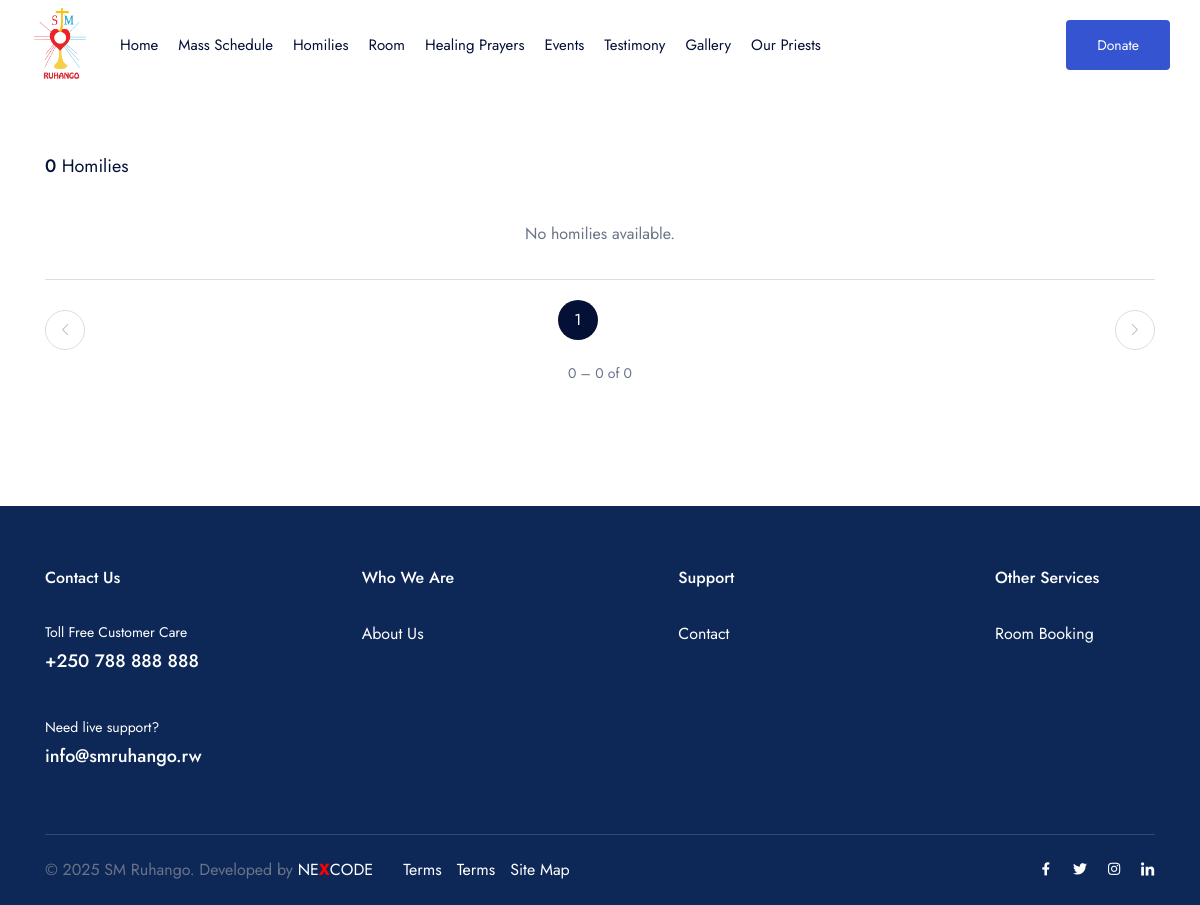
/homilies/, run on an earlier commit of the app's database.
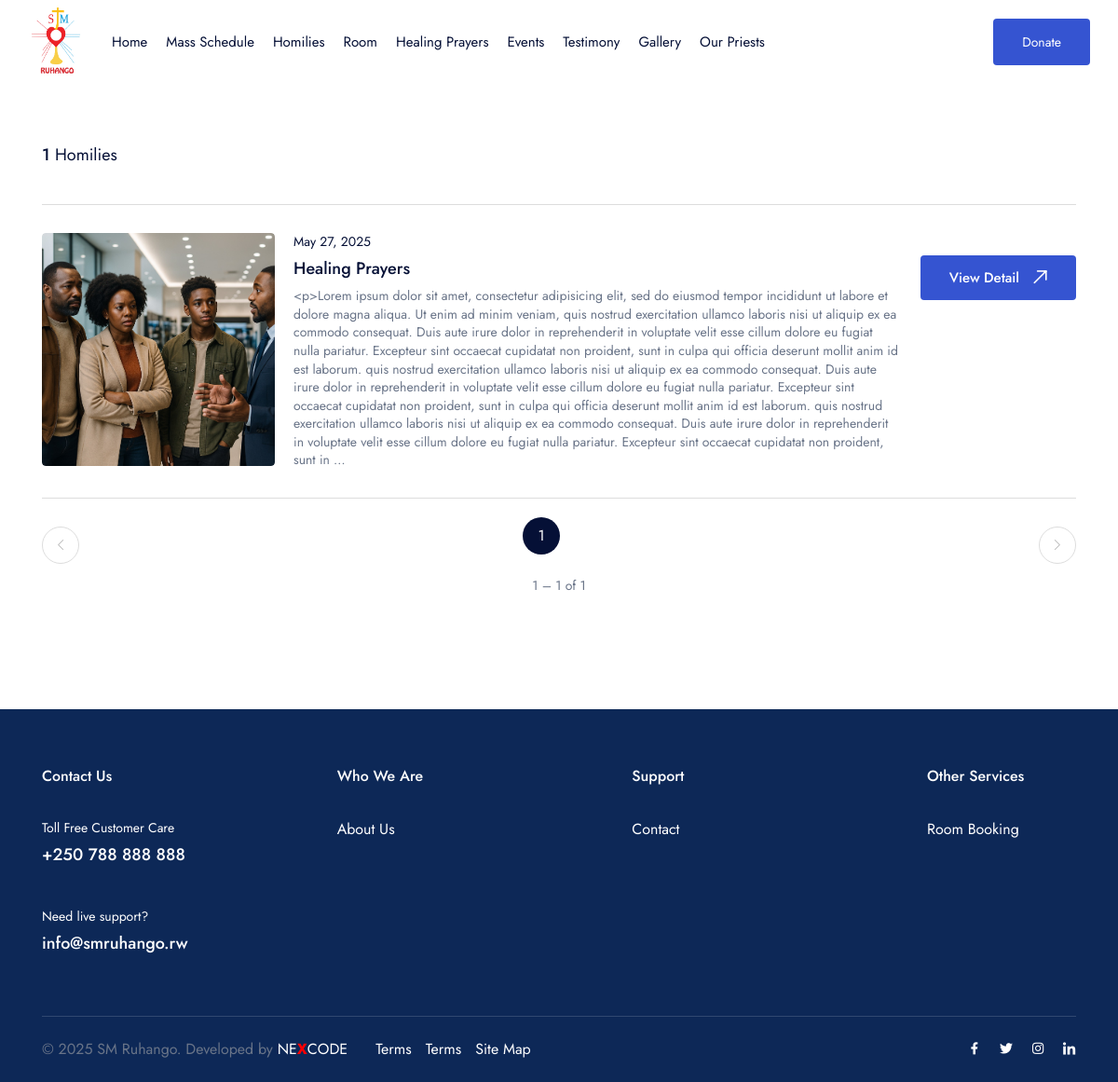
And on a later commit of the database.
### base/models.py (models this page shows, shortened)
class Homily(models.Model):
    published_at = models.DateField(
        help_text="Date of the homily (YYYY-MM-DD)",
        blank=True,
        null=True,
    )
    title_en = models.CharField(max_length=200, help_text="Title in English")
    title_fr = models.CharField(max_length=200, help_text="Titre en Français")
    title_rw = models.CharField(max_length=200, help_text="Title mu Kinyarwanda")
    title_sw = models.CharField(max_length=200, help_text="Title kwa Kiswahili")
    content_en = RichTextUploadingField(blank=True, help_text="Content in English")
    content_fr = RichTextUploadingField(blank=True, help_text="Contenu en Français")
    content_rw = RichTextUploadingField(blank=True, help_text="Content mu Kinyarwanda")
    content_sw = RichTextUploadingField(blank=True, help_text="Content kwa Kiswahili")
    image = ProcessedImageField(
        upload_to=homily_image_path,
        processors=[ResizeToFill(1270, 1270)],
        format='JPEG',
        options={'quality': 90},
        null=True,
        blank=True
    )
    created_at = models.DateTimeField(auto_now_add=True)
    updated_at = models.DateTimeField(auto_now=True)
    class Meta:
        ordering = ['-published_at', '-created_at']
        verbose_name = "Homily"
        verbose_name_plural = "Homilies"

### base/views.py (the view)
# urls.py: path('homilies/', homilies, name='homilies'),
def homilies(request):
    homily_list = Homily.objects.all().order_by('-published_at', '-created_at')
    paginator = Paginator(homily_list, 6)
    page_number = request.GET.get('page', 1)
    try:
        page_obj = paginator.page(page_number)
    except PageNotAnInteger:
        page_obj = paginator.page(1)
    except EmptyPage:
        page_obj = paginator.page(paginator.num_pages)
    current = page_obj.number
    total   = paginator.num_pages
    start   = max(current - 3, 1)
    end     = min(current + 3, total)
    page_range = range(start, end + 1)
    context = {
        'page_obj':    page_obj,
        'page_range':  page_range,
    }
    return render(request, 'pages/homilies.html', context)

### templates/pages/homilies.html (shortened to what the changed rows need)
{% extends 'layouts/app.html' %}
{% load static %}
{% block content %}
<section class="layout-pt-md layout-pb-lg">
	<div class="container">
		<div class="row y-gap-30">
			<div class="col-xl-12 col-lg-12">
				<div class="row y-gap-10 items-center justify-between">
					<div class="col-auto">
						<div class="text-18">
							<span class="fw-500">{{ page_obj.paginator.count }}</span>
							{% if request.session.lang == "fr" %}
								Homélies
							{% elif request.session.lang == "rw" %}
								Inyigisho
							{% elif request.session.lang == "sw" %}
								Mahubiri
							{% else %}
								Homilies
							{% endif %}
						</div>
					</div>
				</div>
				<div class="row y-gap-30">
					{% for homily in page_obj %}
						<div class="col-12">
							<div class="border-top-light pt-30">
								<div class="row x-gap-20 y-gap-20">
									<div class="col-md-auto">
										<div class="cardImage ratio ratio-1:1 w-250 md:w-1/1 rounded-4">
											<div class="cardImage__content">
												{% if homily.image %}
													<img class="rounded-4 col-12" src="{{ homily.image.url }}" alt="Homily image">
												{% else %}
													<img class="rounded-4 col-12" src="https://th.bing.com/th/id/R.7e8731768b177cb71531b1a99f099b1d?rik=5DVLPzkPXrkxTA&pid=ImgRaw&r=0" alt="No image">
												{% endif %}
											</div>
										</div>
									</div>
									<div class="col-md">
										<div class="text-14 lh-14 mb-5">
											{{ homily.published_at|date:"F j, Y" }}
										</div>
										<h3 class="text-18 lh-16 fw-500">
											{% if request.session.lang == "fr" %}
												{{ homily.title_fr }}
											{% elif request.session.lang == "rw" %}
												{{ homily.title_rw }}
											{% elif request.session.lang == "sw" %}
												{{ homily.title_sw }}
											{% else %}
												{{ homily.title_en }}
											{% endif %}
										</h3>
										<p class="text-14 lh-14 mt-5">
											{% if request.session.lang == "fr" %}
												{{ homily.content_fr|truncatewords:150 }}
											{% elif request.session.lang == "rw" %}
												{{ homily.content_rw|truncatewords:150 }}
											{% elif request.session.lang == "sw" %}
												{{ homily.content_sw|truncatewords:150 }}
											{% else %}
												{{ homily.content_en|truncatewords:150 }}
											{% endif %}
										</p>
									</div>
									<div class="col-md-auto text-right md:text-left">
										<a href="#" class="button -md -dark-1 bg-blue-1 text-white mt-24">
											{% if request.session.lang == "fr" %}
												Voir Détails
											{% elif request.session.lang == "rw" %}
												Reba ibisobanuro
											{% elif request.session.lang == "sw" %}
												Angalia Maelezo
											{% else %}
												View Detail
											{% endif %}
											<div class="icon-arrow-top-right ml-15"></div>
										</a>
									</div>
								</div>
							</div>
						</div>
					{% empty %}
						<div class="col-12 text-center text-light-1">
							{% if request.session.lang == "fr" %}
								Aucune homélie disponible.
							{% elif request.session.lang == "rw" %}
								Nta nyigisho ziboneka.
							{% elif request.session.lang == "sw" %}
								Hakuna mahubiri zinapatikana.
							{% else %}
								No homilies available.
							{% endif %}
						</div>
					{% endfor %}
				</div>
				<div class="border-top-light mt-30 pt-30">
					<div class="row x-gap-10 y-gap-20 justify-between md:justify-center">
						<div class="col-md-auto md:order-3">
							<div class="row x-gap-20 y-gap-20 items-center">
								{% for num in page_range %}
									{% if page_obj.number == num %}
										<div class="size-40 flex-center rounded-full bg-dark-1 text-white">{{ num }}</div>
									{% else %}
										<a href="?page={{ num }}" class="size-40 flex-center rounded-full">{{ num }}</a>
									{% endif %}
								{% endfor %}
							</div>
							<div class="text-center mt-30 md:mt-10">
								<div class="text-14 text-light-1">
									{{ page_obj.start_index }} – {{ page_obj.end_index }} of {{ page_obj.paginator.count }}
								</div>
							</div>
						</div>
					</div>
				</div>
			</div>
		</div>
	</div>
</section>
{% endblock content %}

What changed in the data, as far as the page shows it:
added Homily: image (picture), published_at "May 27, 2025", title_en "Healing Prayers", content_en "<p>Lorem ipsum dolor sit amet, consectetur adipisicing elit, sed do eiusmod tempor incididunt ut labore et dolore magna aliqua. Ut enim ad minim veniam, quis nostrud exercitation ullamco laboris nisi ut aliquip ex ea commodo consequat. Duis aute irure dolor in reprehenderit in voluptate velit esse cillum dolore eu fugiat nulla pariatur. Excepteur sint occaecat cupidatat non proident, sunt in culpa qui officia deserunt mollit anim id est laborum. quis nostrud exercitation ullamco laboris nisi ut aliquip ex ea commodo consequat. Duis aute irure dolor in reprehenderit in voluptate velit esse cillum dolore eu fugiat nulla pariatur. Excepteur sint occaecat cupidatat non proident, sunt in culpa…"
Also different on the page:
{{ page_obj.paginator.count }}: "0" → "1"
{{ page_obj.start_index }}: "0" → "1"
{{ page_obj.end_index }}: "0" → "1"
text no longer shown: "No homilies available."
